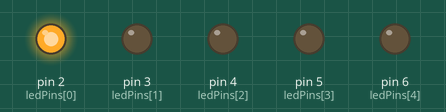
Bench run of a sketch on a simulated Arduino Uno, built with avr-gcc and run on an emulated ATmega328P. On the bench: output pins drawn as LEDs (lit = HIGH).

Above: at 0.1 s.
At 2.1 s:
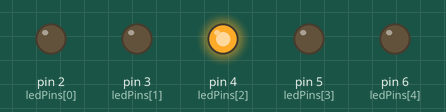
At 4.1 s:
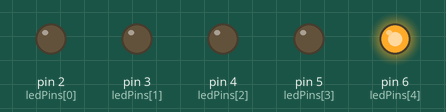
At 8.1 s:
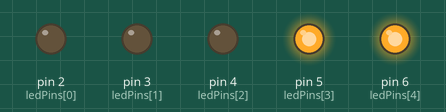
At 12.1 s:
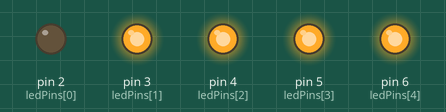
At 15.1 s:
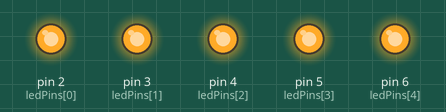
Timing chart, 0 to 16.6 s (numbered marks = the images above):
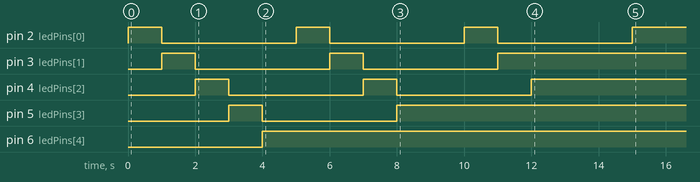

The sketch:

blinkin_leds.ino
```cpp
int ledPins[] = {2, 3, 4, 5, 6};
int len = 4;

void setup()
{
  int index;
  for (index = 0; index <= len; index++)
  {
    pinMode(ledPins[index], OUTPUT);
  }
}

void loop()
{
  // oneAfterAnother();
  // totalOn();
  // totalOnReverse();
  runningLed();
}

void oneAfterAnother()
{
  int delayTime = 100;
  int index;
  for (index = 0; index <= len; index++)
  {
    digitalWrite(ledPins[index], HIGH);
    delay(delayTime);
    digitalWrite(ledPins[index], LOW);
  }
}

void totalOn()
{
  int delayTime = 100;
  int index;
  for (index = 0; index <= len; index++)
  {
    digitalWrite(ledPins[index], HIGH);
    delay(delayTime);
  }
  // delay(1000);
  for (index = 0; index <= len; index++)
  {
    digitalWrite(ledPins[index], LOW);
    delay(delayTime);
  }
  delay(1000);
}

void totalOnReverse()
{
  int delayTime = 100;
  int index;
  for (index = len; index >= 0; index--)
  {
    digitalWrite(ledPins[index], HIGH);
    delay(delayTime);
  }
  for (index = len; index >= 0; index--)
  {
    digitalWrite(ledPins[index], LOW);
    delay(delayTime);
  }
  delay(1000);
}

void runningLed()
{
  int delayTime = 1000;
  int index;
  int lastLed = len;
  while (1)
  {
  for (index = 0; index <= len; index++)
    {
      digitalWrite(ledPins[index], HIGH);
      delay(delayTime);
      digitalWrite(ledPins[index], LOW);
      if (index >= lastLed)
      {
        digitalWrite(ledPins[index], HIGH);
        lastLed--;
      }
    }
  }
}
```

Measured:
- by itself, pin 2 (ledPins[0]): alternates HIGH for 1.0 s and LOW for 4.0 s, 7 changes in all, then stays HIGH
- by itself, pin 3 (ledPins[1]), pin 4 (ledPins[2]): alternates HIGH for 1.0 s and LOW for 4.0 s, 5 changes in all, then stays HIGH
- by itself, pin 5 (ledPins[3]): LOW → HIGH at 3.0 s, → LOW 1.0 s later, → HIGH 4.0 s later
- by itself, pin 6 (ledPins[4]): LOW → HIGH at 4.0 s
